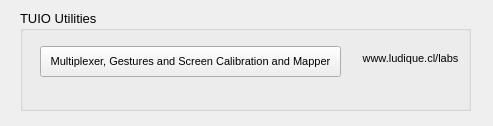
<?xml version="1.0" encoding="UTF-8"?>
<ui version="4.0">
 <class>MainWindow</class>
 <widget class="QMainWindow" name="MainWindow">
  <property name="geometry">
   <rect>
    <x>0</x>
    <y>0</y>
    <width>493</width>
    <height>126</height>
   </rect>
  </property>
  <property name="font">
   <font>
    <pointsize>10</pointsize>
   </font>
  </property>
  <property name="windowTitle">
   <string>Ludique's TUIO Multiplexer, Gestures and Calibrator</string>
  </property>
  <widget class="QWidget" name="centralWidget">
   <widget class="QGroupBox" name="groupBox_3">
    <property name="geometry">
     <rect>
      <x>20</x>
      <y>10</y>
      <width>451</width>
      <height>101</height>
     </rect>
    </property>
    <property name="title">
     <string>TUIO Utilities</string>
    </property>
    <widget class="QPushButton" name="tuioMulti">
     <property name="geometry">
      <rect>
       <x>20</x>
       <y>36</y>
       <width>301</width>
       <height>31</height>
      </rect>
     </property>
     <property name="font">
      <font>
       <pointsize>8</pointsize>
      </font>
     </property>
     <property name="text">
      <string>Multiplexer, Gestures and Screen Calibration and Mapper</string>
     </property>
    </widget>
    <widget class="QLabel" name="label">
     <property name="geometry">
      <rect>
       <x>330</x>
       <y>10</y>
       <width>121</width>
       <height>91</height>
      </rect>
     </property>
     <property name="text">
      <string>&lt;!DOCTYPE HTML PUBLIC &quot;-//W3C//DTD HTML 4.0//EN&quot; &quot;http://www.w3.org/TR/REC-html40/strict.dtd&quot;&gt;
&lt;html&gt;&lt;head&gt;&lt;meta name=&quot;qrichtext&quot; content=&quot;1&quot; /&gt;&lt;style type=&quot;text/css&quot;&gt;
p, li { white-space: pre-wrap; }
&lt;/style&gt;&lt;/head&gt;&lt;body style=&quot; font-family:'MS Shell Dlg 2'; font-size:8.25pt; font-weight:400; font-style:normal;&quot;&gt;
&lt;p align=&quot;center&quot; style=&quot; margin-top:0px; margin-bottom:0px; margin-left:0px; margin-right:0px; -qt-block-indent:0; text-indent:0px;&quot;&gt;&lt;a href=&quot;www.ludique.cl/labs&quot;&gt;&lt;img src=&quot;:/imagen/isotipo.png&quot; width=&quot;70&quot; height=&quot;70&quot; /&gt;&lt;/a&gt;&lt;/p&gt;
&lt;p align=&quot;center&quot; style=&quot; margin-top:0px; margin-bottom:0px; margin-left:0px; margin-right:0px; -qt-block-indent:0; text-indent:0px;&quot;&gt;&lt;a href=&quot;www.ludique.cl/labs&quot;&gt;&lt;span style=&quot; font-size:8pt; text-decoration: none; color:#000000;&quot;&gt;www.ludique.cl/labs&lt;/span&gt;&lt;/a&gt;&lt;/p&gt;
&lt;p align=&quot;center&quot; style=&quot;-qt-paragraph-type:empty; margin-top:0px; margin-bottom:0px; margin-left:0px; margin-right:0px; -qt-block-indent:0; text-indent:0px; font-size:8pt; color:#000000;&quot;&gt;&lt;/p&gt;&lt;/body&gt;&lt;/html&gt;</string>
     </property>
    </widget>
   </widget>
  </widget>
 </widget>
 <layoutdefault spacing="6" margin="11"/>
 <resources/>
 <connections/>
</ui>
